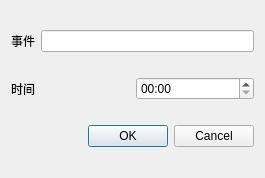
<?xml version="1.0" encoding="UTF-8"?>
<ui version="4.0">
 <class>Dialog</class>
 <widget class="QDialog" name="Dialog">
  <property name="geometry">
   <rect>
    <x>0</x>
    <y>0</y>
    <width>265</width>
    <height>178</height>
   </rect>
  </property>
  <property name="sizePolicy">
   <sizepolicy hsizetype="Fixed" vsizetype="Fixed">
    <horstretch>0</horstretch>
    <verstretch>0</verstretch>
   </sizepolicy>
  </property>
  <property name="baseSize">
   <size>
    <width>280</width>
    <height>180</height>
   </size>
  </property>
  <property name="windowTitle">
   <string/>
  </property>
  <layout class="QVBoxLayout" name="verticalLayout_2">
   <item>
    <layout class="QHBoxLayout" name="horizontalLayout_2">
     <item>
      <widget class="QLabel" name="label">
       <property name="text">
        <string>事件</string>
       </property>
      </widget>
     </item>
     <item>
      <widget class="QLineEdit" name="lineEdit"/>
     </item>
    </layout>
   </item>
   <item>
    <layout class="QHBoxLayout" name="horizontalLayout">
     <item>
      <widget class="QLabel" name="label_2">
       <property name="text">
        <string>时间</string>
       </property>
      </widget>
     </item>
     <item>
      <widget class="QTimeEdit" name="timeEdit">
       <property name="displayFormat">
        <string>mm:ss</string>
       </property>
      </widget>
     </item>
    </layout>
   </item>
   <item>
    <widget class="QDialogButtonBox" name="buttonBox">
     <property name="orientation">
      <enum>Qt::Orientation::Horizontal</enum>
     </property>
     <property name="standardButtons">
      <set>QDialogButtonBox::StandardButton::Cancel|QDialogButtonBox::StandardButton::Ok</set>
     </property>
    </widget>
   </item>
  </layout>
 </widget>
 <resources/>
 <connections>
  <connection>
   <sender>buttonBox</sender>
   <signal>rejected()</signal>
   <receiver>Dialog</receiver>
   <slot>reject()</slot>
   <hints>
    <hint type="sourcelabel">
     <x>316</x>
     <y>260</y>
    </hint>
    <hint type="destinationlabel">
     <x>286</x>
     <y>274</y>
    </hint>
   </hints>
  </connection>
 </connections>
</ui>
